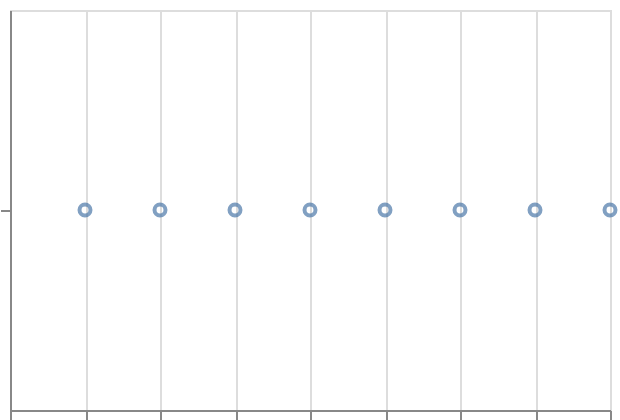

The specification (Vega-Lite) saved for this image:
### Vega-Lite specification from a JSON file in a GitHub repository (floating-point values rounded to 4 significant figures)
{"$schema": "https://vega.github.io/schema/vega-lite/v6.json", "padding": 5, "autosize": "none", "width": 300, "height": 200, "data": {"name": "table", "values": [{"c": "A", "g": "p", "x": 1, "y": 2, "v": 5, "t": "2024-01-15", "o": {"v": 3}, "IMDB Rating": 6.1, "d": "x1"}, {"c": "B", "g": "q", "x": 2, "y": 4, "v": 9, "t": "2024-02-20", "o": {"v": 7}, "IMDB Rating": 7.4, "d": "x2"}, {"c": "A", "g": "q", "x": 3, "y": 3, "v": 2, "t": "2024-03-05", "o": {"v": 1}, "IMDB Rating": 5.2, "d": "x1"}, {"c": "C", "g": "p", "x": 4, "y": 6, "v": 7, "t": "2024-05-30", "o": {"v": 4}, "IMDB Rating": 8.8, "d": "x3"}, {"c": "B", "g": "p", "x": 5, "y": 5, "v": 4, "t": "2024-07-11", "o": {"v": 9}, "IMDB Rating": 6.9, "d": "x2"}, {"c": "C", "g": "q", "x": 6, "y": 8, "v": 6, "t": "2024-09-02", "o": {"v": 2}, "IMDB Rating": 7.7, "d": "x3"}, {"c": "A", "g": "p", "x": 7, "y": 7, "v": 8, "t": "2024-11-25", "o": {"v": 5}, "IMDB Rating": 4.4, "d": "x1"}, {"c": "B", "g": "q", "x": 8, "y": 9, "v": 3, "t": "2024-12-31", "o": {"v": 8}, "IMDB Rating": 9.1, "d": "x2"}]}, "mark": "point", "encoding": {"x": {"field": "x", "type": "quantitative"}, "y": {"datum": "A", "type": "nominal"}}}
